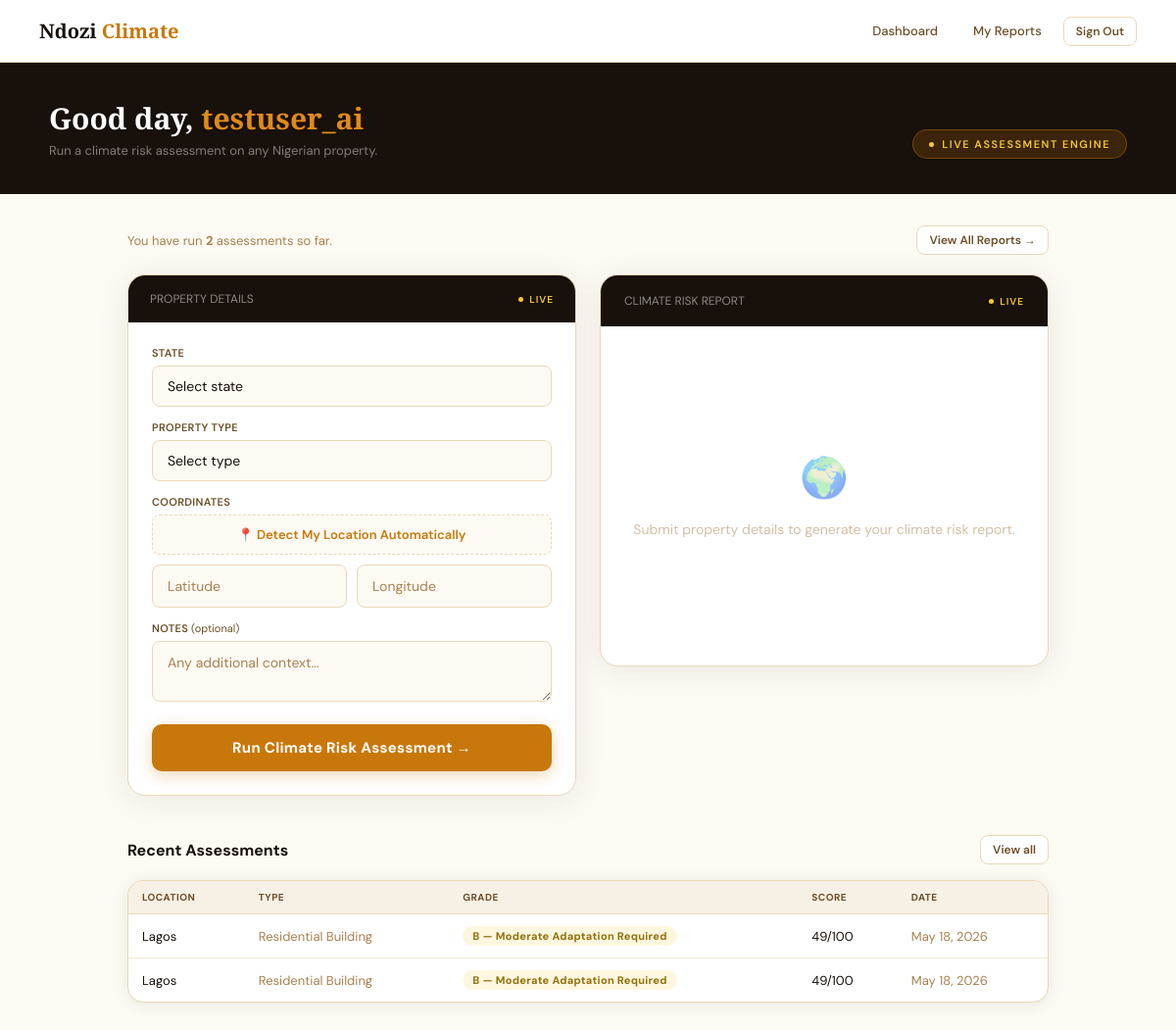
Screenshot of /dashboard/ (signed in) with the database file from the repository.
### core/models.py (models this page shows, shortened)
class AssessmentResult(models.Model):
    user = models.ForeignKey(
        settings.AUTH_USER_MODEL,
        on_delete=models.SET_NULL,
        null=True,
        blank=True,
        related_name="assessments",
    )
    created_at = models.DateTimeField(auto_now_add=True)
    latitude = models.FloatField()
    longitude = models.FloatField()
    state = models.CharField(max_length=50)
    property_type = models.CharField(max_length=80)
    notes = models.TextField(blank=True)
    composite_score = models.IntegerField()
    flood_score = models.IntegerField()
    rainfall_score = models.IntegerField()
    heat_score = models.IntegerField()
    coastal_score = models.IntegerField()
    grade = models.CharField(max_length=1)
    grade_label = models.CharField(max_length=60)
    exposure_summary = models.TextField()
    cost_low = models.CharField(max_length=30)
    cost_high = models.CharField(max_length=30)
    recommendations = models.TextField()
    data_sources_used = models.JSONField(default=list)
    data_retrieved_at = models.DateTimeField(auto_now_add=True)
    data_notes = models.TextField(blank=True)
    class Meta:
        ordering = ["-created_at"]
        indexes = [
            models.Index(fields=["latitude", "longitude"]),
            models.Index(fields=["state"]),
        ]

### core/views.py (the view)
# urls.py: path("dashboard/", views.dashboard_view, name="dashboard"),
@login_required
def dashboard_view(request):
    recent = AssessmentResult.objects.filter(user=request.user).order_by("-created_at")[:5]
    total = AssessmentResult.objects.filter(user=request.user).count()
    return render(
        request,
        "dashboard/home.html",
        {
            "recent": recent,
            "total": total,
            "states": NIGERIAN_STATES,
            "property_types": PROPERTY_TYPES,
        },
    )

### templates/dashboard/home.html (shortened to what this page needs)
{% extends "base.html" %}
{% block content %}
<div class="dash-hero">
  <div class="dash-hero-inner">
    <div class="dash-welcome">
      <h1>Good day, <span>{{ user.first_name|default:user.username }}</span></h1>
      <p>Run a climate risk assessment on any Nigerian property.</p>
    </div>
    <div>
      <span class="grade-pill"><span class="pulse"></span> Live Assessment Engine</span>
    </div>
  </div>
</div>
<div class="page-wrap" style="padding-top:32px;">
  {% if total > 0 %}
  <div style="display:flex;align-items:center;justify-content:space-between;margin-bottom:20px;">
    <p style="font-size:13px;color:var(--text-light);">You have run <strong>{{ total }}</strong> assessment{{ total|pluralize }} so far.</p>
    <a href="{% url 'assessment_history' %}" class="btn btn-outline btn-sm">View All Reports →</a>
  </div>
  {% endif %}
  <div class="assess-grid">
    <div class="assess-card">
      <div class="assess-card-header">
        <span class="assess-card-header-title">PROPERTY DETAILS</span>
        <div class="results-live"><span class="live-dot"></span> LIVE</div>
      </div>
      <div class="assess-form-body">
        <div class="field">
          <label>State</label>
          <select id="state">
            <option value="">Select state</option>
          </select>
        </div>
        <div class="field">
          <label>Property Type</label>
          <select id="ptype">
            <option value="">Select type</option>
          </select>
        </div>
        <div class="field">
          <label>Coordinates</label>
          <button class="geo-btn" type="button" id="geoBtn" onclick="detectLocation()">📍 Detect My Location Automatically</button>
          <div class="coords-row">
            <input type="number" id="lat" placeholder="Latitude" step="0.000001">
            <input type="number" id="lng" placeholder="Longitude" step="0.000001">
          </div>
        </div>
        <div class="field">
          <label>Notes <span style="font-weight:400;text-transform:none;letter-spacing:0">(optional)</span></label>
          <textarea id="notes" rows="2" placeholder="Any additional context…"></textarea>
        </div>
        <button class="run-btn" id="runBtn" onclick="runAssessment()">Run Climate Risk Assessment →</button>
      </div>
    </div>
    <div class="results-box" id="resultsBox">
      <div class="results-header">
        <span class="results-header-title">CLIMATE RISK REPORT</span>
        <div class="results-live"><span class="live-dot"></span> LIVE</div>
      </div>
      <div class="empty-state" id="emptyState">
        <div class="empty-icon">🌍</div>
        <div class="empty-text">Submit property details to generate your climate risk report.</div>
      </div>
    </div>
  </div>
  {% if recent %}
  <div style="margin-top:40px;">
    <div style="display:flex;align-items:center;justify-content:space-between;margin-bottom:16px;">
      <h3 style="font-size:16px;font-weight:700;">Recent Assessments</h3>
      <a href="{% url 'assessment_history' %}" class="btn btn-outline btn-sm">View all</a>
    </div>
    <div class="card" style="padding:0;overflow:hidden;">
      <table class="data-table">
        <thead><tr><th>Location</th><th>Type</th><th>Grade</th><th>Score</th><th>Date</th></tr></thead>
        <tbody>
        {% for r in recent %}
        <tr>
          <td>{{ r.state }}</td>
          <td style="color:var(--text-light)">{{ r.property_type|truncatechars:30 }}</td>
          <td><span class="badge badge-{{ r.grade|lower }}">{{ r.grade }} — {{ r.grade_label }}</span></td>
          <td>{{ r.composite_score }}/100</td>
          <td style="color:var(--text-light)">{{ r.created_at|date:"M d, Y" }}</td>
        </tr>
        {% endfor %}
        </tbody>
      </table>
    </div>
  </div>
  {% endif %}
</div>
{% endblock %}

### rows the page displays
AssessmentResult: state "Lagos", property_type "Residential Building", grade "B", grade_label "Moderate Adaptation Required", composite_score "49", created_at "May 18, 2026"
AssessmentResult: state "Lagos", property_type "Residential Building", grade "B", grade_label "Moderate Adaptation Required", composite_score "49", created_at "May 18, 2026"

### other values shown
{{ user.first_name|default:user.username }} "testuser_ai"
{{ total }} "2"
